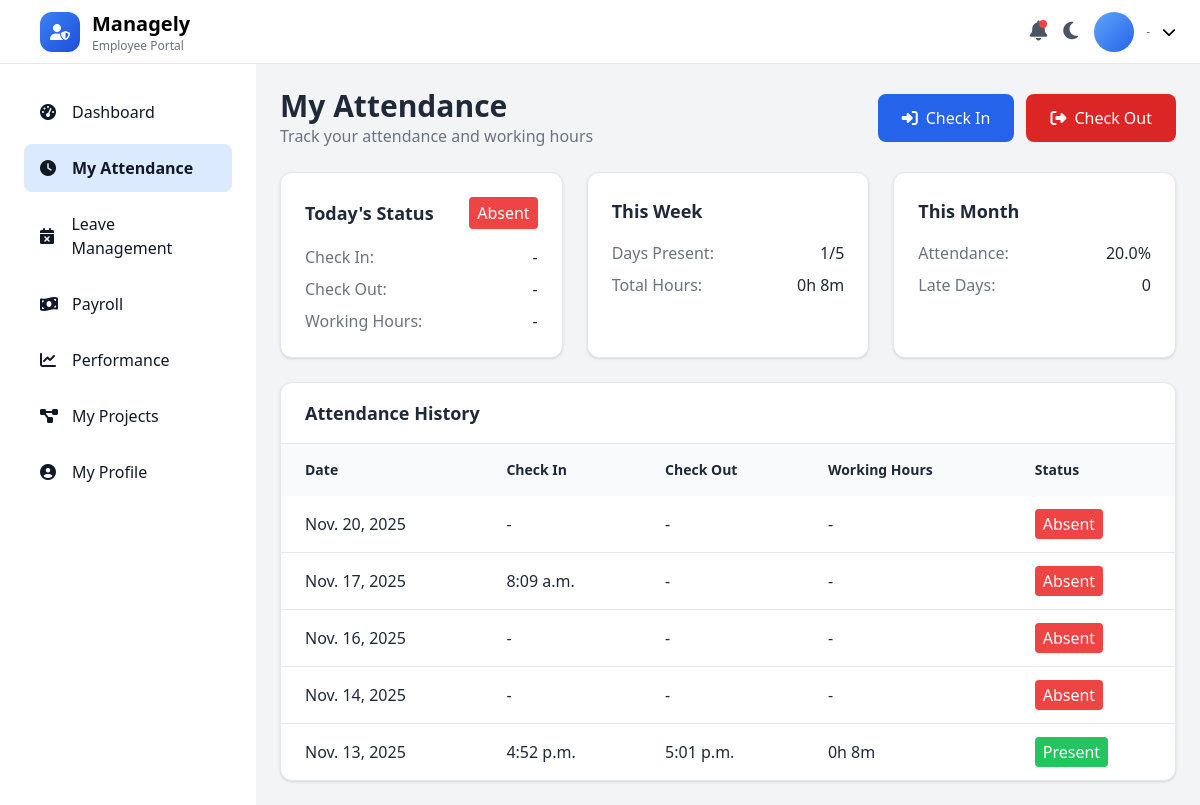
Page /employees/attendance/ (signed in) on the committed database.
### employees/models.py (models this page shows, shortened)
class Attendance(models.Model):
    STATUS_CHOICES = [
        ('Present', 'Present'),
        ('Absent', 'Absent'),
        ('Late', 'Late'),
    ]
    employee = models.ForeignKey(EmployeeProfile, on_delete=models.CASCADE)
    date = models.DateField(default=timezone.localdate)
    check_in = models.TimeField(null=True, blank=True)
    check_out = models.TimeField(null=True, blank=True)
    status = models.CharField(max_length=10, choices=STATUS_CHOICES, default='Absent')
    def working_hours(self):
        if self.check_in and self.check_out:
            check_in_dt = datetime.combine(self.date, self.check_in)
            check_out_dt = datetime.combine(self.date, self.check_out)
            diff = check_out_dt - check_in_dt
            hours = int(diff.total_seconds() // 3600)
            minutes = int((diff.total_seconds() % 3600) // 60)
            return f"{hours}h {minutes}m"
        return "-"

### employees/views.py (the view, shortened to what this page needs)
# urls.py: path('attendance/', views.attendance_view, name='attendance'),
def attendance_view(request):
    employee = get_logged_in_employee(request)
    if not employee:
        return redirect('accounts:login')
    today = timezone.localdate()
    attendance, created = Attendance.objects.get_or_create(employee=employee, date=today)
    week_records = Attendance.objects.filter(
        employee=employee,
        date__gte=today - timezone.timedelta(days=7)
    ).order_by('-date')
    month_records = Attendance.objects.filter(
        employee=employee,
        date__month=today.month
    ).order_by('-date')
    total_present = month_records.filter(status="Present").count()
    late_days = month_records.filter(status="Late").count()
    attendance_percent = round((total_present / month_records.count()) * 100, 1) if month_records.exists() else 0
    total_week_hours = sum(
        ((timezone.datetime.combine(r.date, r.check_out) - timezone.datetime.combine(r.date, r.check_in)).total_seconds() / 3600)
        for r in week_records if r.check_in and r.check_out
    )
    context = {
        "attendance": attendance,
        "week_records": week_records,
        "month_records": month_records,
        "attendance_percent": attendance_percent,
        "late_days": late_days,
        "total_week_hours": f"{int(total_week_hours)}h {int((total_week_hours*60)%60)}m",
        "week_days_present": week_records.filter(status="Present").count(),
        "week_total_days": week_records.count(),
    }
    return render(request, "attendance.html", context)

### employees/views.py (called while the page is built)
def get_logged_in_employee(request):
    employee_id = request.session.get('employee_id')
    if not employee_id:
        return None
    try:
        return EmployeeProfile.objects.get(employee_id=employee_id)
    except EmployeeProfile.DoesNotExist:
        return None

### employees/templates/attendance.html (shortened to what this page needs)
{% load static %}
<!DOCTYPE html>
<html lang="en">
<head>
<link rel="stylesheet" href="{% static 'css/theme.css' %}">
<script src="https://cdn.tailwindcss.com"></script>
  <link rel="stylesheet" href="https://cdnjs.cloudflare.com/ajax/libs/font-awesome/6.4.2/css/all.min.css">
</head>
<body class="bg-gray-100">
{% include 'sideandtopbar.html' %}
<main class="flex-1 p-6 md:ml-64 space-y-6 mt-16" id="attendance-page">
    <div class="flex flex-col md:flex-row justify-between items-start md:items-center mb-6 gap-4">
        <div>
            <h1 class="text-3xl font-bold text-gray-800">My Attendance</h1>
            <p class="text-gray-500">Track your attendance and working hours</p>
        </div>
        <div class="flex space-x-3">
            <form method="POST" action="{% url 'employees:attendance' %}" class="flex space-x-3">
                <button type="submit" name="action" value="check_in" class="bg-blue-600 hover:bg-blue-700 text-white px-6 py-3 rounded-lg font-medium transition duration-200">
                    <i class="fas fa-sign-in-alt mr-2"></i>Check In
                </button>
                <button type="submit" name="action" value="check_out" class="bg-red-600 hover:bg-red-700 text-white px-6 py-3 rounded-lg font-medium transition duration-200">
                    <i class="fas fa-sign-out-alt mr-2"></i>Check Out
                </button>
            </form>
        </div>
    </div>
    <div class="grid grid-cols-1 md:grid-cols-3 gap-6 mb-8">
        <div class="bg-white rounded-xl p-6 shadow border">
            <div class="flex items-center justify-between mb-4">
                <h3 class="text-lg font-semibold text-gray-800">Today's Status</h3>
                <span class="px-2 py-1 rounded text-white
                    {% if attendance.status == 'Present' %}bg-green-500
                    {% elif attendance.status == 'Late' %}bg-yellow-500
                    {% elif attendance.status == 'Absent' %}bg-red-500
                    {% else %}bg-gray-400{% endif %}">
                    {{ attendance.status }}
                </span>
            </div>
            <div class="space-y-2">
                <div class="flex justify-between"><span class="text-gray-500">Check In:</span> <span class="text-gray-800 font-medium">{{ attendance.check_in|default:"-" }}</span></div>
                <div class="flex justify-between"><span class="text-gray-500">Check Out:</span> <span class="text-gray-800 font-medium">{{ attendance.check_out|default:"-" }}</span></div>
                <div class="flex justify-between"><span class="text-gray-500">Working Hours:</span> <span class="text-gray-800 font-medium">{{ attendance.working_hours|default:"-" }}</span></div>
            </div>
        </div>
        <div class="bg-white rounded-xl p-6 shadow border">
            <h3 class="text-lg font-semibold text-gray-800 mb-4">This Week</h3>
            <div class="space-y-2">
                <div class="flex justify-between"><span class="text-gray-500">Days Present:</span> <span class="text-gray-800 font-medium">{{ week_days_present }}/{{ week_total_days }}</span></div>
                <div class="flex justify-between"><span class="text-gray-500">Total Hours:</span> <span class="text-gray-800 font-medium">{{ total_week_hours }}</span></div>
            </div>
        </div>
        <div class="bg-white rounded-xl p-6 shadow border">
            <h3 class="text-lg font-semibold text-gray-800 mb-4">This Month</h3>
            <div class="space-y-2">
                <div class="flex justify-between"><span class="text-gray-500">Attendance:</span> <span class="text-gray-800 font-medium">{{ attendance_percent }}%</span></div>
                <div class="flex justify-between"><span class="text-gray-500">Late Days:</span> <span class="text-gray-800 font-medium">{{ late_days }}</span></div>
            </div>
        </div>
    </div>
    <div class="bg-white rounded-xl shadow border">
        <div class="px-6 py-4 border-b border-gray-200">
            <h3 class="text-lg font-semibold text-gray-800">Attendance History</h3>
        </div>
        <div class="overflow-x-auto">
            <table class="w-full">
                <thead class="bg-gray-50">
                    <tr>
                        <th class="px-6 py-4 text-left text-sm font-semibold text-gray-800">Date</th>
                        <th class="px-6 py-4 text-left text-sm font-semibold text-gray-800">Check In</th>
                        <th class="px-6 py-4 text-left text-sm font-semibold text-gray-800">Check Out</th>
                        <th class="px-6 py-4 text-left text-sm font-semibold text-gray-800">Working Hours</th>
                        <th class="px-6 py-4 text-left text-sm font-semibold text-gray-800">Status</th>
                    </tr>
                </thead>
                <tbody class="divide-y divide-gray-200">
                    {% for record in month_records %}
                    <tr class="hover:bg-gray-50 transition-colors">
                        <td class="px-6 py-4 text-gray-800">{{ record.date }}</td>
                        <td class="px-6 py-4 text-gray-800">{{ record.check_in|default:"-" }}</td>
                        <td class="px-6 py-4 text-gray-800">{{ record.check_out|default:"-" }}</td>
                        <td class="px-6 py-4 text-gray-800">{{ record.working_hours|default:"-" }}</td>
                        <td class="px-6 py-4">
                            <span class="px-2 py-1 rounded text-white
                                {% if record.status == 'Present' %}bg-green-500
                                {% elif record.status == 'Late' %}bg-yellow-500
                                {% elif record.status == 'Absent' %}bg-red-500
                                {% else %}bg-gray-400{% endif %}">
                                {{ record.status|default:"-" }}
                            </span>
                        </td>
                    </tr>
                    {% empty %}
                    <tr>
                        <td colspan="5" class="px-6 py-4 text-center text-gray-500">No records found</td>
                    </tr>
                    {% endfor %}
                </tbody>
            </table>
        </div>
    </div>
</main>
</body>
</html>

### static/css/theme.css (style rules this page uses)
body { box-sizing: border-box; }

### rows in the picture
Attendance: status "Absent", check_in "-", check_out "-", working_hours "-", date "Nov. 20, 2025"
Attendance: date "Nov. 17, 2025", check_in "8:09 a.m.", check_out "-", working_hours "-", status "Absent"
Attendance: date "Nov. 16, 2025", check_in "-", check_out "-", working_hours "-", status "Absent"
Attendance: date "Nov. 14, 2025", check_in "-", check_out "-", working_hours "-", status "Absent"
Attendance: date "Nov. 13, 2025", check_in "4:52 p.m.", check_out "5:01 p.m.", working_hours "0h 8m", status "Present"

### other values in the picture
{{ profile.designation|default:"-" }} "-"
{{ week_days_present }} "1"
{{ week_total_days }} "5"
{{ total_week_hours }} "0h 8m"
{{ attendance_percent }} "20.0"
{{ late_days }} "0"
